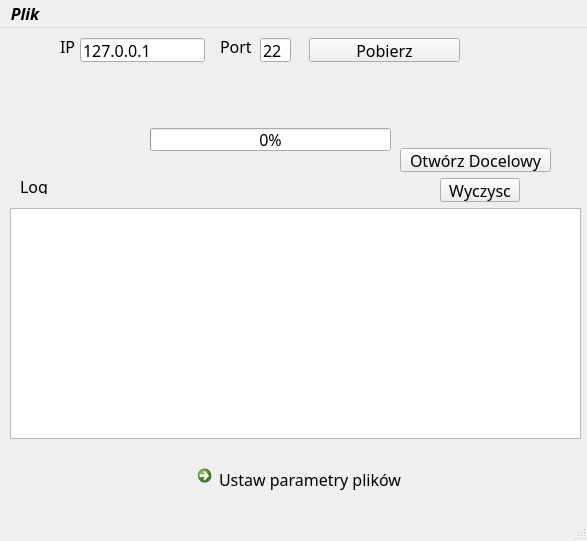
<?xml version="1.0" encoding="UTF-8"?>
<ui version="4.0">
 <class>MainWindow</class>
 <widget class="QMainWindow" name="MainWindow">
  <property name="geometry">
   <rect>
    <x>0</x>
    <y>0</y>
    <width>587</width>
    <height>541</height>
   </rect>
  </property>
  <property name="font">
   <font>
    <family>Loma</family>
    <pointsize>12</pointsize>
    <weight>75</weight>
    <italic>true</italic>
    <bold>true</bold>
   </font>
  </property>
  <property name="windowTitle">
   <string>MainWindow</string>
  </property>
  <property name="styleSheet">
   <string notr="true"/>
  </property>
  <widget class="QWidget" name="centralwidget">
   <widget class="QLabel" name="label_3">
    <property name="geometry">
     <rect>
      <x>220</x>
      <y>10</y>
      <width>31</width>
      <height>16</height>
     </rect>
    </property>
    <property name="font">
     <font>
      <family>Abyssinica SIL</family>
      <pointsize>12</pointsize>
      <weight>50</weight>
      <italic>false</italic>
      <bold>false</bold>
     </font>
    </property>
    <property name="text">
     <string>Port</string>
    </property>
   </widget>
   <widget class="QCommandLinkButton" name="commandLinkButton">
    <property name="geometry">
     <rect>
      <x>190</x>
      <y>430</y>
      <width>221</width>
      <height>41</height>
     </rect>
    </property>
    <property name="font">
     <font>
      <family>Abyssinica SIL</family>
      <pointsize>12</pointsize>
      <weight>50</weight>
      <italic>false</italic>
      <bold>false</bold>
     </font>
    </property>
    <property name="text">
     <string>Ustaw parametry plików</string>
    </property>
   </widget>
   <widget class="QLabel" name="label_2">
    <property name="geometry">
     <rect>
      <x>20</x>
      <y>150</y>
      <width>121</width>
      <height>16</height>
     </rect>
    </property>
    <property name="font">
     <font>
      <family>Abyssinica SIL</family>
      <pointsize>12</pointsize>
      <weight>50</weight>
      <italic>false</italic>
      <bold>false</bold>
     </font>
    </property>
    <property name="text">
     <string>Log</string>
    </property>
   </widget>
   <widget class="QLineEdit" name="iplineEdit">
    <property name="geometry">
     <rect>
      <x>80</x>
      <y>10</y>
      <width>125</width>
      <height>24</height>
     </rect>
    </property>
    <property name="font">
     <font>
      <family>Abyssinica SIL</family>
      <pointsize>12</pointsize>
      <weight>50</weight>
      <italic>false</italic>
      <bold>false</bold>
     </font>
    </property>
    <property name="text">
     <string>127.0.0.1</string>
    </property>
   </widget>
   <widget class="QLabel" name="label_4">
    <property name="geometry">
     <rect>
      <x>60</x>
      <y>10</y>
      <width>21</width>
      <height>16</height>
     </rect>
    </property>
    <property name="font">
     <font>
      <family>Abyssinica SIL</family>
      <pointsize>12</pointsize>
      <weight>50</weight>
      <italic>false</italic>
      <bold>false</bold>
     </font>
    </property>
    <property name="text">
     <string>IP</string>
    </property>
   </widget>
   <widget class="QPushButton" name="downloadpushButton">
    <property name="geometry">
     <rect>
      <x>309</x>
      <y>10</y>
      <width>151</width>
      <height>24</height>
     </rect>
    </property>
    <property name="font">
     <font>
      <family>Abyssinica SIL</family>
      <pointsize>12</pointsize>
      <weight>50</weight>
      <italic>false</italic>
      <bold>false</bold>
     </font>
    </property>
    <property name="styleSheet">
     <string notr="true"/>
    </property>
    <property name="text">
     <string>Pobierz</string>
    </property>
   </widget>
   <widget class="QLineEdit" name="portlineEdit">
    <property name="geometry">
     <rect>
      <x>260</x>
      <y>10</y>
      <width>31</width>
      <height>24</height>
     </rect>
    </property>
    <property name="font">
     <font>
      <family>Abyssinica SIL</family>
      <pointsize>12</pointsize>
      <weight>50</weight>
      <italic>false</italic>
      <bold>false</bold>
     </font>
    </property>
    <property name="text">
     <string>22</string>
    </property>
   </widget>
   <widget class="QProgressBar" name="progressBar">
    <property name="geometry">
     <rect>
      <x>150</x>
      <y>100</y>
      <width>241</width>
      <height>23</height>
     </rect>
    </property>
    <property name="font">
     <font>
      <family>Abyssinica SIL</family>
      <pointsize>12</pointsize>
      <weight>50</weight>
      <italic>false</italic>
      <bold>false</bold>
     </font>
    </property>
    <property name="value">
     <number>0</number>
    </property>
   </widget>
   <widget class="QLabel" name="numberOfFiles">
    <property name="geometry">
     <rect>
      <x>150</x>
      <y>70</y>
      <width>241</width>
      <height>16</height>
     </rect>
    </property>
    <property name="font">
     <font>
      <family>Abyssinica SIL</family>
      <pointsize>12</pointsize>
      <weight>50</weight>
      <italic>false</italic>
      <bold>false</bold>
     </font>
    </property>
    <property name="text">
     <string/>
    </property>
   </widget>
   <widget class="QListWidget" name="log">
    <property name="geometry">
     <rect>
      <x>10</x>
      <y>180</y>
      <width>571</width>
      <height>231</height>
     </rect>
    </property>
    <property name="font">
     <font>
      <family>Abyssinica SIL</family>
      <pointsize>12</pointsize>
      <weight>50</weight>
      <italic>false</italic>
      <bold>false</bold>
     </font>
    </property>
   </widget>
   <widget class="QPushButton" name="pushButton">
    <property name="geometry">
     <rect>
      <x>440</x>
      <y>150</y>
      <width>80</width>
      <height>24</height>
     </rect>
    </property>
    <property name="font">
     <font>
      <family>Abyssinica SIL</family>
      <pointsize>12</pointsize>
      <weight>50</weight>
      <italic>false</italic>
      <bold>false</bold>
     </font>
    </property>
    <property name="text">
     <string>Wyczysc</string>
    </property>
   </widget>
   <widget class="QPushButton" name="pushButton_2">
    <property name="geometry">
     <rect>
      <x>400</x>
      <y>120</y>
      <width>151</width>
      <height>24</height>
     </rect>
    </property>
    <property name="font">
     <font>
      <family>Abyssinica SIL</family>
      <pointsize>12</pointsize>
      <weight>50</weight>
      <italic>false</italic>
      <bold>false</bold>
     </font>
    </property>
    <property name="text">
     <string>Otwórz Docelowy</string>
    </property>
   </widget>
  </widget>
  <widget class="QStatusBar" name="statusbar"/>
  <widget class="QMenuBar" name="menubar">
   <property name="geometry">
    <rect>
     <x>0</x>
     <y>0</y>
     <width>587</width>
     <height>21</height>
    </rect>
   </property>
   <widget class="QMenu" name="menuPlik">
    <property name="title">
     <string>Plik</string>
    </property>
    <addaction name="actionWyj_cie"/>
   </widget>
   <addaction name="menuPlik"/>
  </widget>
  <action name="actionWyj_cie">
   <property name="text">
    <string>Wyjście</string>
   </property>
  </action>
 </widget>
 <resources/>
 <connections/>
</ui>
